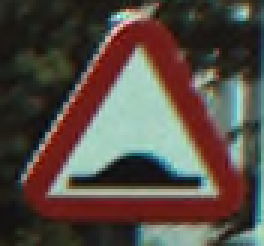
#> input picture K-means_with_feature/Training/0/00025_00001.ppm, 88 x 82 px (shown 3 times larger); its folder holds only this picture in this run
$ python Kmeans_with_feature_extraction.py
#> lines starting #> are read from the running program, lines starting #| are printed output that depends on the picture
from skimage import io, color, feature, exposure
import os
from PIL import Image
import numpy as np
from sklearn.metrics import adjusted_rand_score
from collections import Counter
import pandas as pd
import seaborn as sns
from sklearn.decomposition import PCA
from sklearn.metrics import accuracy_score, confusion_matrix, roc_curve, auc, roc_auc_score
import matplotlib.pyplot as plt
from sklearn.cluster import KMeans
from sklearn.preprocessing import LabelEncoder

# Function to extract HOG features from an image and visualize it
def extract_hog_features(image):
    # Convert the image to grayscale
    gray_image = color.rgb2gray(image)

    # Calculate HOG features
    hog_features, hog_image = feature.hog(gray_image, visualize=True)

    # Enhance the contrast of the HOG image for better visualization
    hog_image_rescaled = exposure.rescale_intensity(hog_image, in_range=(0, 10))

    return hog_features, hog_image_rescaled
root_directory = 'Training'

classes = [class_label for class_label in os.listdir(root_directory)
           if os.path.isdir(os.path.join(root_directory, class_label))][:3]

images=[]
labels=[]

for class_label in classes:
    class_path = os.path.join(root_directory, class_label)

    if not os.path.isdir(class_path):
        print(f"Skipped non-directory: {class_path}")
        continue

    for image_file in os.listdir(class_path):
        image_path = os.path.join(class_path, image_file)

        if image_file.lower().endswith(('.ppm', '.png', '.jpg', '.jpeg', '.gif')):
           image=Image.open(image_path)
#> image is the input picture: PIL image 88x82 RGB; mean R, G, B 86.2, 76.3, 68.7
           image=image.resize((30,30))
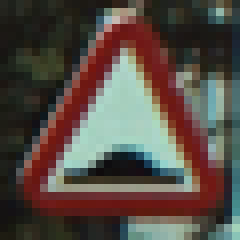
#> image: PIL image 30x30 RGB (shown 8 times larger); mean R, G, B 86.2, 76.2, 68.6
           image=np.array(image)

           hog_features, hog_image = extract_hog_features(image)
#> in extract_hog_features, `gray_image = color.rgb2gray(image)`:
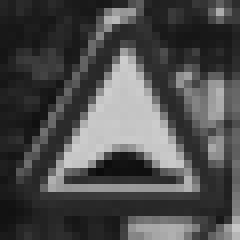
#> gray_image: shape (30, 30) float64 (shown 8 times larger); min 0.0468, max 0.805, mean 0.305
#> in extract_hog_features, `hog_features, hog_image = feature.hog(gray_image, visualize=True)`:
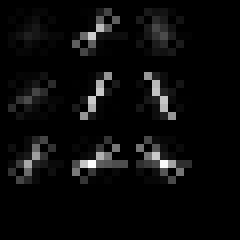
#> hog_image: shape (30, 30) float64 (shown 8 times larger); min 0, max 0.295, mean 0.0131; drawn with min black and max white
#> in extract_hog_features, `hog_features, hog_image = feature.hog(gray_image, visualize=True)`: hog_features = 81 values, max 0.26 at index 10, min 0 at index 46, mean 0.0729

           # Append HOG features to the features list
           images.append(hog_features)

           # Append the label to the labels list
           labels.append(class_label)
#> pass 2 of the loop `for class_label in classes:`:
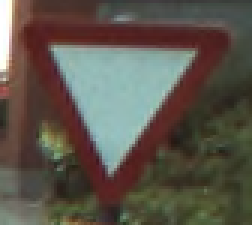
#> input picture K-means_with_feature/Training/1/00015_00000.ppm, 84 x 75 px (shown 3 times larger)
#> image is the input picture: PIL image 84x75 RGB; mean R, G, B 92.8, 85.9, 75.7
#> image: PIL image 30x30 RGB
#> in extract_hog_features (call 2), `gray_image = color.rgb2gray(image)`:
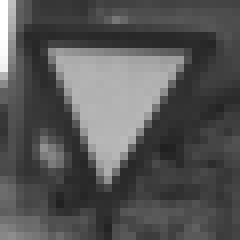
#> gray_image: shape (30, 30) float64 (shown 8 times larger); min 0.128, max 1, mean 0.34
#> in extract_hog_features (call 2), `hog_features, hog_image = feature.hog(gray_image, visualize=True)`:
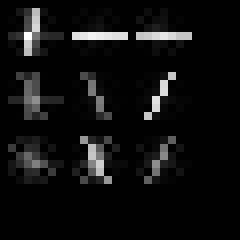
#> hog_image: shape (30, 30) float64 (shown 8 times larger); min 0, max 0.17, mean 0.00986; drawn with min black and max white
#> in extract_hog_features (call 2), `hog_features, hog_image = feature.hog(gray_image, visualize=True)`: hog_features = 81 values, max 0.313 at index 0, min 0 at index 6, mean 0.0657

normalized__images=images
#> normalized__images = 2 items
labels=np.array(labels)


#import test files
test_images_nor=[]
test_path='Testing'
#> (the run stopped early here; a loop or call above may not have finished)
